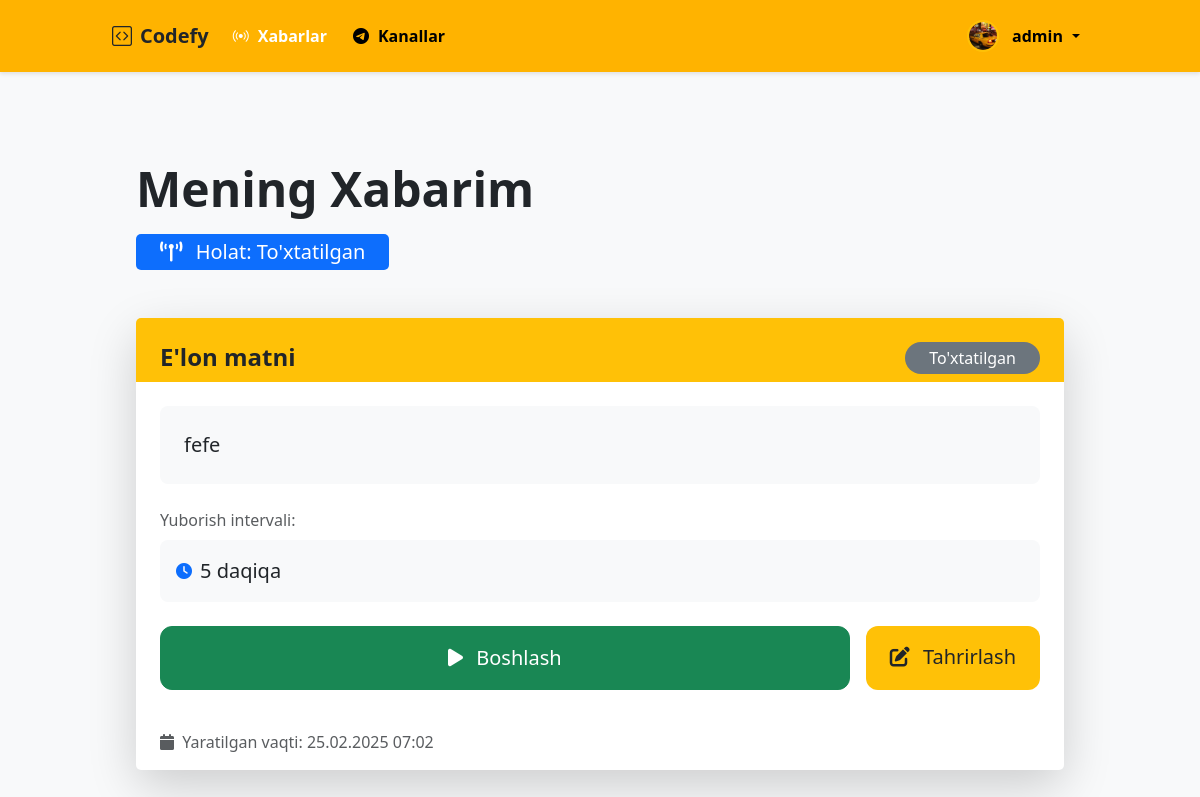
The app's page / (signed in), older data.
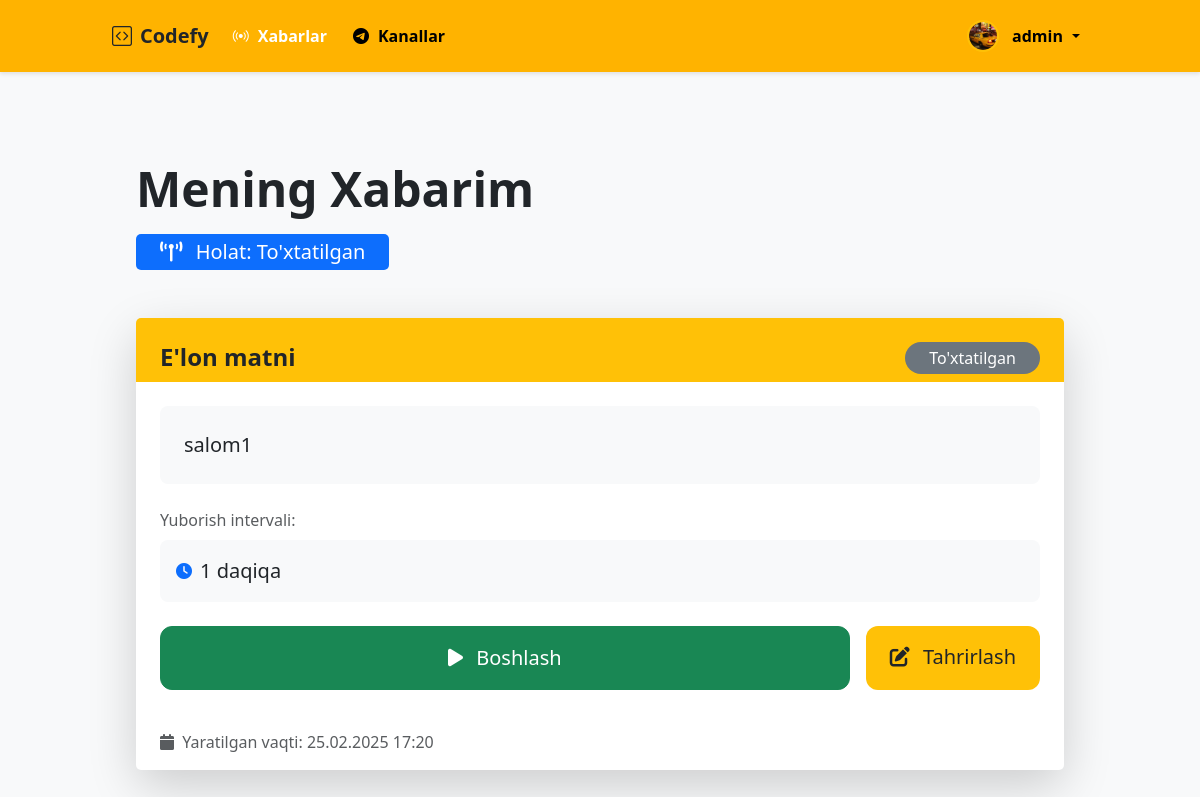
The same page, newer data.
### announcement/models.py (models this page shows)
class Announcement(models.Model):
    user = models.ForeignKey(User, on_delete=models.CASCADE)
    message = models.TextField()
    interval = models.IntegerField(default=5)
    is_active = models.BooleanField(default=False)
    created_at = models.DateTimeField(auto_now_add=True)
    class Meta:
        db_table = 'announcements'

### announcement/views.py (the view)
# urls.py: path('', views.announcement_list, name='list'),  # Asosiy sahifa
@login_required
def announcement_list(request):
    announcement = Announcement.objects.first()
    return render(request, 'announcement/list.html', {'announcement': announcement})

### templates/announcement/list.html (shortened to what this page needs)
{% extends 'base.html' %}
{% load static %}
{% block content %}
<div class="container-fluid py-5 px-4">
    <div class="d-flex justify-content-between align-items-center mb-5">
        <div>
            <h2 class="display-5 fw-bold mb-3">Mening Xabarim</h2>
            <div class="badge bg-primary fs-5 px-4 py-2">
                <i class="fas fa-broadcast-tower me-2"></i>
                Holat: {% if announcement.is_active %}Faol{% else %}To'xtatilgan{% endif %}
            </div>
        </div>
    </div>
    {% if announcement %}
    <div class="card border-0 shadow-lg rounded-4">
        <div class="card-header bg-white border-0 pt-4 pb-2 px-4">
            <div class="d-flex justify-content-between align-items-center">
                <h4 class="card-title fw-bold mb-0 fs-4">E'lon matni</h4>
                <span class="badge {% if announcement.is_active %}bg-success{% else %}bg-secondary{% endif %} rounded-pill px-4 py-2 fs-6">
                    {% if announcement.is_active %}Faol{% else %}To'xtatilgan{% endif %}
                </span>
            </div>
        </div>
        <div class="card-body p-4">
            <div class="bg-light p-4 rounded-3 mb-4">
                <p class="fs-5 mb-0">{{ announcement.message }}</p>
            </div>
            <div class="mb-4">
                <label class="text-muted fs-6 mb-2">Yuborish intervali:</label>
                <div class="bg-light p-3 rounded-3 d-flex align-items-center">
                    <i class="fas fa-clock me-2 text-primary"></i>
                    <span class="fs-5">{{ announcement.interval }} daqiqa</span>
                </div>
            </div>
            <div class="d-flex gap-3">
                {% if announcement.is_active %}
                <a href="{% url 'announcement:stop_announcement' announcement.id %}"
                   class="btn btn-warning flex-grow-1 py-3 fs-5">
                    <i class="fas fa-pause me-2"></i> To'xtatish
                </a>
                {% else %}
                <a href="{% url 'announcement:start_announcement' announcement.id %}"
                   class="btn btn-success flex-grow-1 py-3 fs-5">
                    <i class="fas fa-play me-2"></i> Boshlash
                </a>
                {% endif %}
                <a href="{% url 'announcement:edit' announcement.id %}"
                   class="btn btn-primary py-3 px-4 fs-5">
                    <i class="fas fa-edit me-2"></i> Tahrirlash
                </a>
            </div>
        </div>
        <div class="card-footer bg-white border-0 px-4 py-3">
            <small class="text-muted fs-6">
                <i class="fas fa-calendar me-1"></i>
                Yaratilgan vaqti: {{ announcement.created_at|date:"d.m.Y H:i" }}
            </small>
        </div>
    </div>
    {% endif %}
</div>
{% endblock %}

Row changes from the older to the newer data that the page shows:
removed Announcement: message "fefe", interval "5", created_at "25.02.2025 07:02"
now on this page (row unchanged): Announcement: message "salom1", interval "1", created_at "25.02.2025 17:20"
